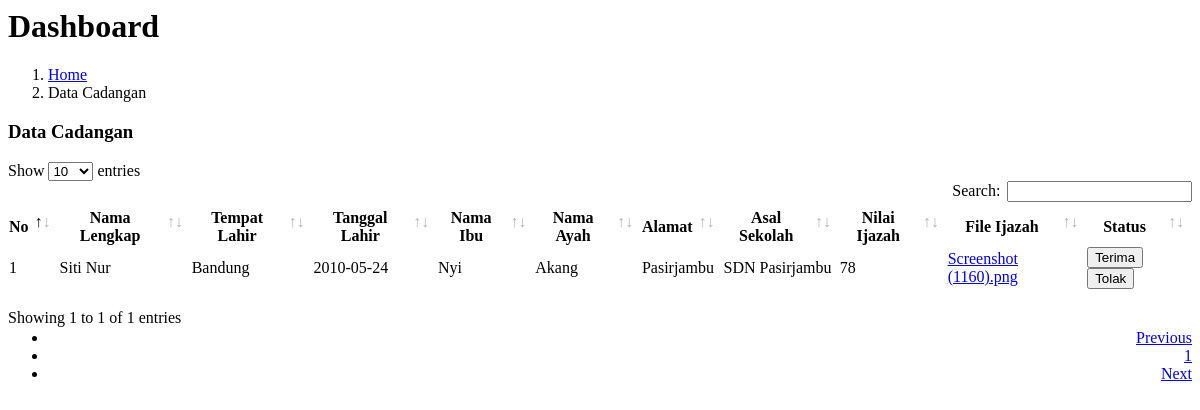
Page /pages/cadangan.php on the committed database.
### tables this page shows
CREATE TABLE `daftar` (
  `idDaftar` int(11) NOT NULL,
  `id` int(11) NOT NULL,
  `nama` varchar(50) NOT NULL,
  `tempatLahir` varchar(20) NOT NULL,
  `tanggalLahir` date NOT NULL,
  `namaIbu` varchar(50) NOT NULL,
  `namaAyah` varchar(50) NOT NULL,
  `alamat` text NOT NULL,
  `asalSekolah` varchar(50) NOT NULL,
  `nilaiIjazah` varchar(30) NOT NULL,
  `file` mediumtext NOT NULL,
  `status` varchar(20) NOT NULL
);

### pages/cadangan.php (the view, shortened to what this page needs)
<div class="content-wrapper">
    <div class="content-header">
      <div class="container-fluid">
        <div class="row mb-2">
          <div class="col-sm-6">
            <h1 class="m-0 text-dark">Dashboard</h1>
          </div>
          <div class="col-sm-6">
            <ol class="breadcrumb float-sm-right">
              <li class="breadcrumb-item"><a href="#">Home</a></li>
              <li class="breadcrumb-item active">Data Cadangan</li>
            </ol>
          </div>
        </div>
      </div>
    </div>
    <section class="content">
      <div class="container-fluid">
        <div class="row">
            <div class="col-12">
                <div class="card">
                    <div class="card-header">
                    <h3 class="card-title">Data Cadangan</h3>
                    </div>
                    <div class="card-body">
                      <table id="tabel" class="table table-responsive table-bordered table-striped">
                        <thead>
                          <tr>
                              <th>No</th>
                              <th>Nama Lengkap</th>
                              <th>Tempat Lahir</th>
                              <th>Tanggal Lahir</th>
                              <th>Nama Ibu</th>
                              <th>Nama Ayah</th>
                              <th>Alamat</th>
                              <th>Asal Sekolah</th>
                              <th>Nilai Ijazah</th>
                              <th>File Ijazah</th>
                              <th>Status</th>
                          </tr>
                          </thead>
                          <tbody>
                          <?php
                          $no=1;
                          $sql = mysqli_query($con, "SELECT * FROM daftar WHERE status='cadangan'");
                          while($data=mysqli_fetch_array($sql)){
                          ?>
                          <tr>
                              <td><?= $no?></td>
                              <td><?= $data['nama']?></td>
                              <td><?= $data['tempatLahir']?></td>
                              <td><?= $data['tanggalLahir']?></td>
                              <td><?= $data['namaIbu']?></td>
                              <td><?= $data['namaAyah']?></td>
                              <td><?= $data['alamat']?></td>
                              <td><?= $data['asalSekolah']?></td>
                              <td><?= $data['nilaiIjazah']?></td>
                              <td><a href="#" target="_blank"><?= $data['file']?></a></td>
                              <td><a href="proses/diterima.php?id=<?=$data['id']?>"><button type="button" class="btn btn-success btn-xs">Terima</button> </a><a href="proses/ditolak.php?id=<?=$data['id']?>"><button type="button" class="btn btn-danger btn-xs">Tolak</button> </a></td>
                          </tr>
                          <?php $no++;
                          }
                          ?>
                          </tbody>
                      </table>
                    </div>
                  </div>
             </div>
          </div>
      </div>
    </section>
  </div>
<link rel="stylesheet" href="assets/plugins/datatables-bs4/css/dataTables.bootstrap4.min.css">

### rows in the picture
daftar: nama "Siti Nur", tempatLahir "Bandung", tanggalLahir "2010-05-24", namaIbu "Nyi", namaAyah "Akang", alamat "Pasirjambu", asalSekolah "SDN Pasirjambu", nilaiIjazah "78", file "Screenshot (1160).png"
